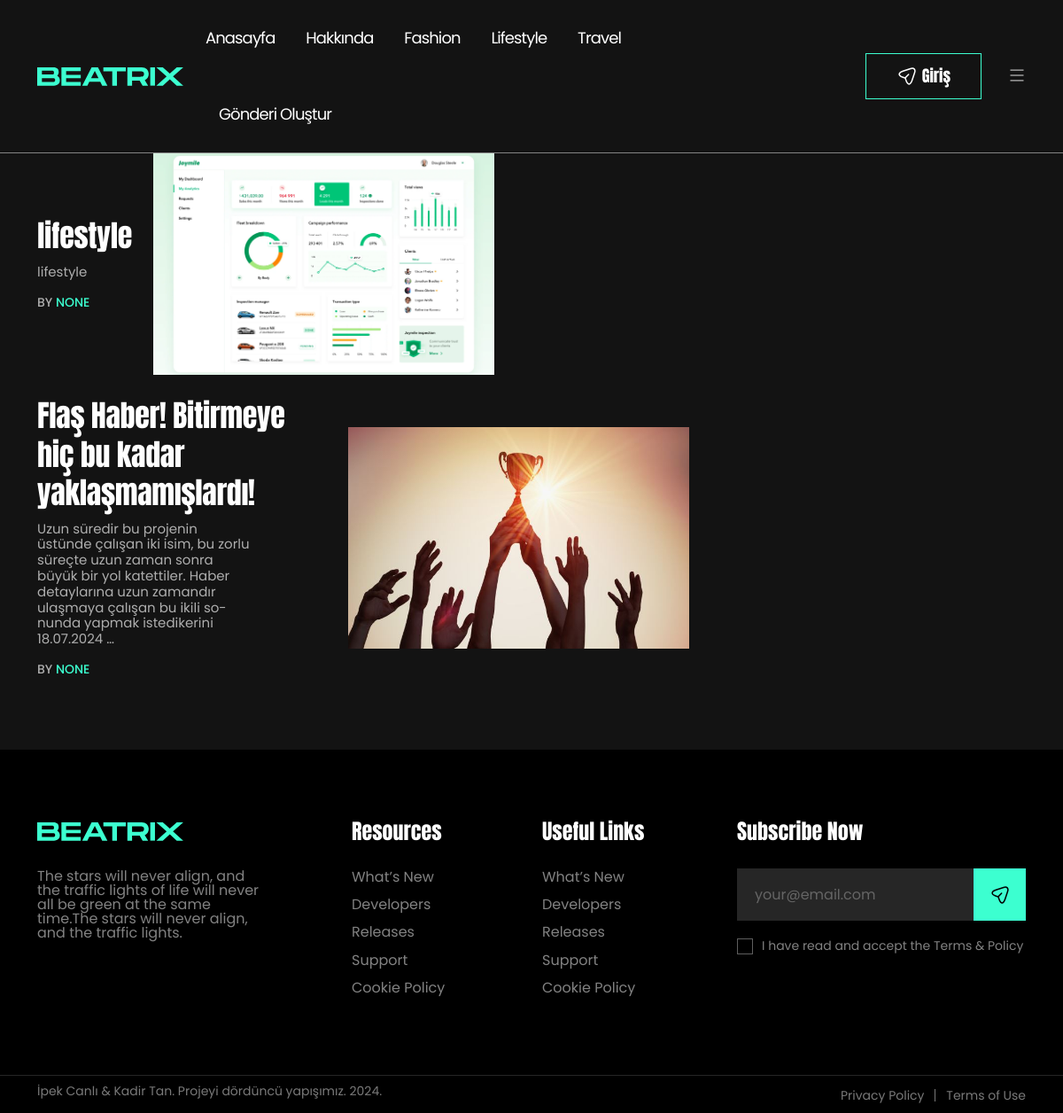
The app's page /lifestyle/ with its own data.
### Writer/models.py (models this page shows, shortened)
class Post(models.Model):
    title = models.CharField(max_length=200)
    user = models.ForeignKey(User, on_delete=models.CASCADE, null=True, blank=True)
    writer = models.ForeignKey(Writer, verbose_name="Yazar", on_delete=models.CASCADE, related_name='posts', null=True, blank=True)
    category = models.ForeignKey(Category, on_delete=models.CASCADE, null=True, blank=True)
    content = RichTextField()
    is_published = models.BooleanField(default=False)
    live_date = models.DateTimeField(default=timezone.now)
    created_date = models.DateTimeField(auto_now_add=True)
    updated_date = models.DateTimeField(auto_now=True)
    image = models.ImageField(upload_to='images/', null=True, blank=True)
    is_delete = models.BooleanField(verbose_name=('Silindi?'), default=False)
    delete_date = models.DateTimeField(verbose_name=('Silinme Tarihi'), blank=True, null=True)

### Main/views.py (the view)
# urls.py: path('lifestyle/', lifestyle, name='lifestyle'),
def lifestyle(request):
    lifestyle_posts = Post.objects.filter(category__name='Lifestyle')
    return render(request, 'Main/lifestyle.html', {'lifestyles': lifestyle_posts})

### Main/templates/Main/lifestyle.html (shortened to what this page needs)
{% extends 'Main/base.html' %}
{% load static %}
{% block content %}
  <div class="theme-blog-page-area mb-80">
    <div class="container">
      <div class="row">
        <div class="col-lg-8">
          <div class="row">
            <div class="col-lg-12">
              {% for lifestyle in lifestyles %}
                <article class="post-block-style-wrapper post-block-template-four">
                  <div class="post-block-style-inner post-block-list-style-inner">
                    <div class="post-block-content-wrap">
                      <div class="post-item-title">
                        <h2 class="post-title"><a href="{% url 'lifestyle-detail' lifestyle.id %}">{{ lifestyle.title }}</a></h2>
                      </div>
                      <div class="post-excerpt-box">
                        <p>{{ lifestyle.content|safe|truncatewords:30 }}</p>
                      </div>
                      <div class="post-bottom-meta-list">
                        <div class="post-meta-author-box">
                          By <a href="javascript:void(0)">{{ lifestyle.user }}</a>
                        </div>
                      </div>
                    </div>
                    {% if lifestyle.image %}
                      <div class="post-block-media-wrap">
                        <a href="{% url 'lifestyle-detail' lifestyle.id %}"><img src="{{ lifestyle.image.url }}" alt="{{ lifestyle.title }}" /></a>
                      </div>
                    {% endif %}
                  </div>
                </article>
              {% endfor %}
            </div>
          </div>
        </div>
        <div class="col-lg-4"></div>
      </div>
    </div>
  </div>
{% endblock %}

### Writer/static/assets/css/app.css (style rules this page uses)
:root { --primary-color: #3CFFD0; --secondary-color: #3CFFD0; --secondary-color-alt: #000; --heading-color: #ffffff; --body-color: #ffffff; --paragraph-color: #ffffff; --primary-font: "Anton", sans-serif; --secondary-font: "Poppins", sans-serif; --font-awesome: "Font Awesome 5 Pro"; --font-size-b1: 18px; --font-size-b2: 16px; --font-size-b3: 14px; --font-size-b4: 12px; --line-height-body: 22px; --line-height-b1: 1.6; --line-height-b2: 1.5; --line-height-b3: 1.4; --line-height-b4: 1.3; }
html { -webkit-text-size-adjust: 100%; -ms-text-size-adjust: 100%; overflow-x: hidden; font-family: var(--secondary-font); }
* { -webkit-box-sizing: border-box; box-sizing: border-box; outline: none; -moz-osx-font-smoothing: grayscale; -webkit-font-smoothing: antialiased; }
body { margin: 0; color: var(--body-color); font-family: var(--secondary-font); line-height: var(--line-height-body); font-size: var(--font-size-b1); background-color: #131313; }
h2 { font-size: 35px; line-height: 1.3380952381; }
h1, h2, h3, h4, h5, h6 { color: var(--heading-color); font-family: var(--primary-font); font-weight: 400; }
p { color: var(--paragraph-color); -webkit-hyphens: auto; -ms-hyphens: auto; hyphens: auto; margin-bottom: 10px; }
a { color: inherit; text-decoration: none; -webkit-transition: 0.4s; transition: 0.4s; }
a, a:hover, a:focus, a:active { text-decoration: none; outline: none; color: inherit; }
article, aside, details, figcaption, figure, footer, header, nav, section, summary { display: block; }
img { max-width: 100%; height: auto; }
.mb-80 { margin-bottom: 80px; }
article.post-block-style-wrapper { position: relative; margin-bottom: 24px; }
.post-block-style-wrapper .post-block-style-inner { position: relative; }
.post-block-style-wrapper .post-block-media-wrap { position: relative; margin-bottom: 20px; }
.post-block-style-wrapper .post-block-media-wrap a { position: relative; transition: .3s ease-in; display: block; overflow: hidden; }
.post-block-style-wrapper .post-block-media-wrap a img { transition: .35s ease-in; display: block; overflow: hidden; width: 100%; object-fit: cover; height: 405px; }
.post-block-style-wrapper .post-block-content-wrap h2.post-title { font-size: 40px; margin-bottom: 10px; line-height: 1.0875; letter-spacing: -0.01em; max-width: 92%; }
.post-block-style-wrapper .post-block-content-wrap h2.post-title a { color: #fff; }
.post-block-style-wrapper .post-block-content-wrap .post-excerpt-box { margin-bottom: 15px; max-width: 85%; }
.post-block-style-wrapper .post-block-content-wrap .post-excerpt-box p { margin: 0; font-size: 16px; font-weight: 400; color: #AEAEAE; line-height: 1.1875; }
.post-bottom-meta-list { display: flex; flex-wrap: wrap; line-height: 1.5; align-items: center; font-size: 14px; font-weight: 500; color: #AFAFAF; text-transform: uppercase; }
.post-bottom-meta-list div { margin-right: 10px; }
.post-meta-author-box a { color: var(--primary-color); }
article.post-block-style-wrapper:last-child { margin-bottom: 0; }
.post-block-style-inner.post-block-list-style-inner { display: flex; justify-content: flex-start; align-items: center; transition: all .3s ease-in; }
.post-block-template-four .post-block-media-wrap { margin-bottom: 0; margin-right: 0; display: block; overflow: hidden; width: 100%; min-width: 385px; max-width: min-content; margin-left: 24px; }
.post-block-template-four .post-block-media-wrap a img { height: 250px; }
.post-block-template-four .post-block-content-wrap h2.post-title { font-size: 34px; max-width: 90%; line-height: 1.2795; margin-bottom: 10px; }
.post-block-template-four .post-block-content-wrap .post-excerpt-box { margin-bottom: 15px; max-width: 75%; }

### Writer/static/assets/css/responsive.css (style rules this page uses)
@media (min-width: 1200px) and (max-width: 1399px) { .post-block-style-wrapper .post-block-content-wrap .post-excerpt-box p { font-size: 15px; } }

### records on screen
Post: title "lifestyle", content "lifestyle", user "NONE", image (picture)
Post: title "Flaş Haber! Bitirmeye hiç bu kadar yaklaşmamışlardı!", content "Uzun süredir bu projenin üstünde çalışan iki isim, bu zorlu süreçte uzun zaman sonra büyük bir yol katettiler. Haber detaylarına uzun zamandır ulaşmaya çalışan bu ikili sonunda yapmak istedikerini 18.07.2024 …", user "NONE", image (picture)
